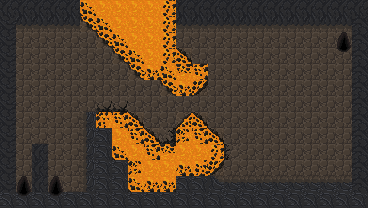

The image is a tile-based game level rendered from a .tmx file. Its description and complete source (layers, tilesets, objects, tile grids) follow:
An orthogonal 23x13 tile map with 16x16 px tiles, 2 tile layers (Tile Layer 1, Tile Layer 2) and 3 objects (2x player_spawn, level_exit).

<map version="1.10" tiledversion="1.10.2" orientation="orthogonal" renderorder="right-down" width="23" height="13" tilewidth="16" tileheight="16" infinite="0" nextlayerid="4" nextobjectid="5">
 <tileset firstgid="1" source="cave_crawler_v2.tsx" />
 <layer id="1" name="Tile Layer 1" width="23" height="13">
  <data encoding="csv">
95,95,95,95,95,46,46,46,46,46,46,95,95,95,95,95,95,95,95,95,95,95,95,
1610612831,110,110,110,110,46,46,46,46,46,46,110,110,110,110,110,110,110,110,110,110,110,2684354655,
1610612831,62,62,62,62,62,46,46,46,46,46,62,62,62,62,62,62,62,62,62,62,62,2684354655,
1610612831,62,62,62,62,62,62,46,46,46,46,47,62,62,62,62,62,62,62,62,62,62,2684354655,
1610612831,62,62,62,62,62,62,62,46,46,46,46,46,62,62,62,62,62,62,62,62,62,2684354655,
1610612831,62,62,62,62,62,62,62,62,62,46,46,46,62,62,62,62,62,62,62,62,62,2684354655,
1610612831,62,62,62,62,62,62,62,62,62,62,62,62,62,62,62,62,62,62,62,62,62,2684354655,
1610612831,62,62,62,62,2684354657,46,46,48,62,62,46,46,62,62,62,62,62,62,62,62,62,2684354655,
1610612831,62,62,62,62,2684354657,96,46,46,48,62,46,46,48,62,62,62,62,62,62,62,62,2684354655,
1610612831,62,95,62,62,2684354657,96,46,46,46,48,46,46,48,62,62,62,62,62,62,62,62,2684354655,
1610612831,62,95,62,62,2684354657,96,96,46,46,46,46,48,48,62,62,62,62,62,62,62,62,2684354655,
1610612831,62,95,62,62,2684354657,96,96,46,46,46,96,96,3221225583,3221225569,3221225569,3221225569,3221225569,3221225569,3221225569,3221225569,3221225569,2684354655,
96,96,96,96,96,96,96,96,96,96,96,96,96,96,96,96,96,96,96,96,96,96,96
</data>
 </layer>
 <objectgroup id="2" name="Object layer">
  <object id="1" name="player_spawn" x="24.6169" y="185.324">
   <point />
  </object>
  <object id="2" name="player_spawn" x="56.2009" y="183.466">
   <point />
  </object>
  <object id="3" name="level_exit" x="343.708" y="41.3379">
   <point />
  </object>
 </objectgroup>
 <layer id="3" name="Tile Layer 2" width="23" height="13">
  <data encoding="csv">
0,0,0,0,0,31,0,0,0,0,18,0,0,0,0,0,0,0,0,0,0,0,0,
0,0,0,0,0,106,31,0,0,0,18,0,0,0,0,0,0,0,0,0,0,0,0,
0,0,0,0,0,0,106,31,0,0,18,0,0,0,0,0,0,0,0,0,0,66,0,
0,0,0,0,0,0,0,106,31,0,18,92,0,0,0,0,0,0,0,0,0,81,0,
0,0,0,0,0,0,0,0,106,32,31,2,3,0,0,0,0,0,0,0,0,0,0,
0,0,0,0,0,0,0,0,0,0,106,32,107,0,0,0,0,0,0,0,0,0,0,
0,0,0,0,0,0,78,78,0,0,0,0,0,0,0,0,0,0,0,0,0,0,0,
0,0,0,0,0,0,1,3,92,0,0,91,92,0,0,0,0,0,0,0,0,0,0,
0,0,0,0,0,0,0,0,3,92,3221225554,16,3,92,0,0,0,0,0,0,0,0,0,
0,0,0,0,0,0,0,31,0,3,2,0,0,18,77,0,0,0,0,0,0,0,0,
0,0,0,0,0,0,0,0,16,0,0,32,33,107,0,0,0,0,0,0,0,0,0,
0,66,0,66,0,0,0,0,31,32,32,0,0,0,0,0,0,0,0,0,0,0,0,
0,81,0,81,0,0,0,0,0,0,0,0,0,0,0,0,0,0,0,0,0,0,0
</data>
 </layer>
</map>
